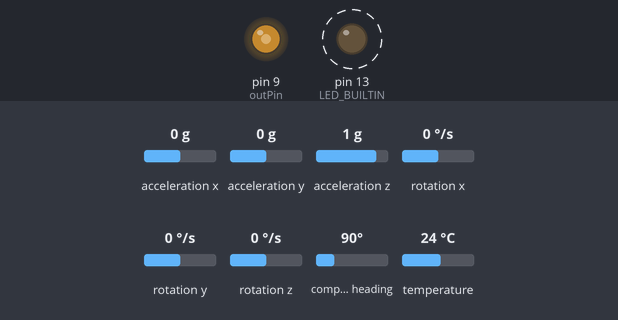
The sketch below on a simulated Arduino Leonardo, built with avr-gcc and run on an emulated ATmega32U4. On the bench: output pins drawn as LEDs (lit = HIGH). Dashed ring = blinking. Inputs (shaded band) come from the test bench; at power-on: acceleration x 0 g, acceleration y 0 g, acceleration z 1 g, rotation x 0 °/s, rotation y 0 °/s, rotation z 0 °/s, compass heading 90°, temperature 24 °C. What the sketch prints to the serial monitor is not drawn.

Above: at 1.2 s.
1.3 s: acceleration x set to -1.4 g
At 2.1 s:
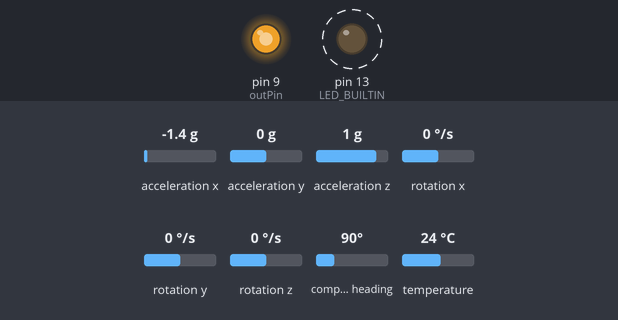
2.8 s: acceleration y set to -1.4 g
At 3.7 s:
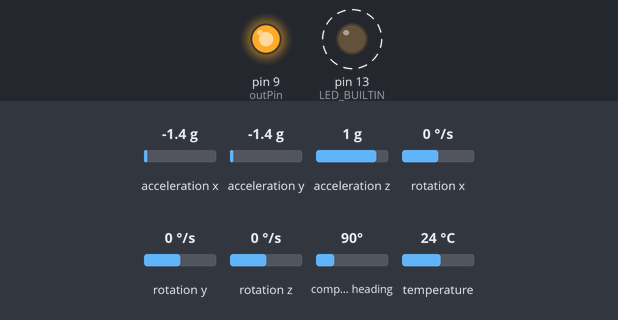
5.8 s: acceleration x set to -1.2 g
8.8 s: acceleration x set to -0.9 g
At 9.5 s:
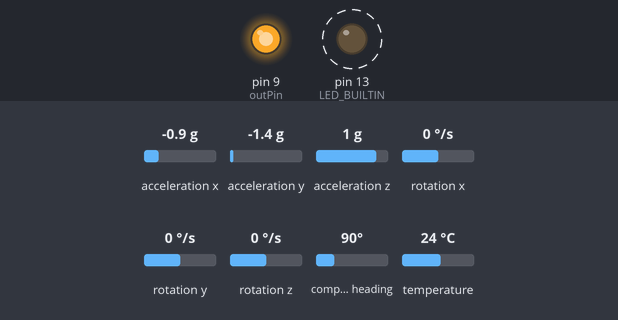
10.3 s: acceleration y set to 0 g
At 11.0 s:
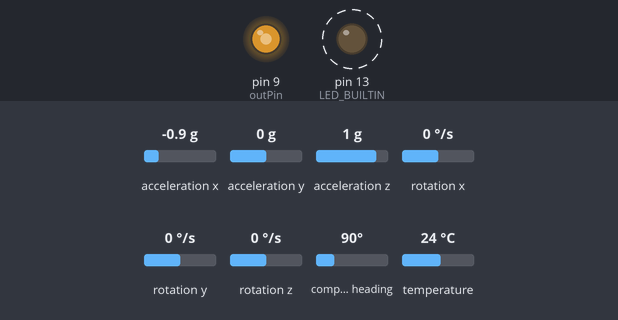
13.3 s: acceleration x set to 0.1 g
At 14.0 s:
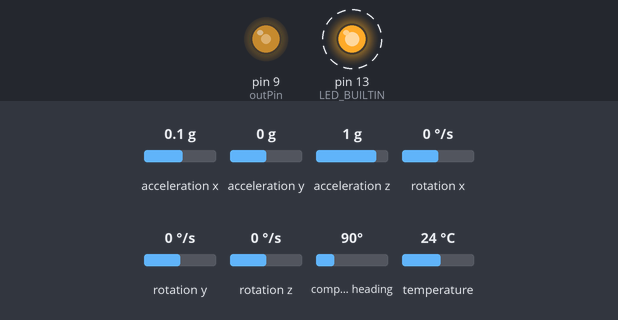
Timing chart, 0 to 63.8 s (numbered marks = the images above; inputs shaded):
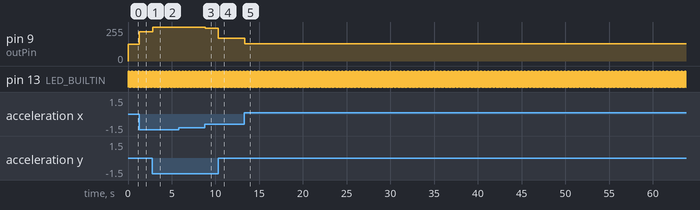

The sketch:

buoy.ino
```cpp
#include <Adafruit_LSM9DS1.h>

#include <Wire.h>
#include <SPI.h>
#include <Adafruit_LSM9DS1.h>
#include <Adafruit_Sensor.h>  // not used in this demo but required!

// i2c
Adafruit_LSM9DS1 lsm = Adafruit_LSM9DS1();

#define LSM9DS1_SCK A5
#define LSM9DS1_MISO 12
#define LSM9DS1_MOSI A4
#define LSM9DS1_XGCS 6
#define LSM9DS1_MCS 5
// You can also use software SPI
//Adafruit_LSM9DS1 lsm = Adafruit_LSM9DS1(LSM9DS1_SCK, LSM9DS1_MISO, LSM9DS1_MOSI, LSM9DS1_XGCS, LSM9DS1_MCS);
// Or hardware SPI! In this case, only CS pins are passed in
//Adafruit_LSM9DS1 lsm = Adafruit_LSM9DS1(LSM9DS1_XGCS, LSM9DS1_MCS);

int outPin = 9;
float accel;
int outVal;

void setupSensor()
{
  // 1.) Set the accelerometer range
  lsm.setupAccel(lsm.LSM9DS1_ACCELRANGE_2G);
  //lsm.setupAccel(lsm.LSM9DS1_ACCELRANGE_4G);
  //lsm.setupAccel(lsm.LSM9DS1_ACCELRANGE_8G);
  //lsm.setupAccel(lsm.LSM9DS1_ACCELRANGE_16G);

  // 2.) Set the magnetometer sensitivity
  lsm.setupMag(lsm.LSM9DS1_MAGGAIN_4GAUSS);
  //lsm.setupMag(lsm.LSM9DS1_MAGGAIN_8GAUSS);
  //lsm.setupMag(lsm.LSM9DS1_MAGGAIN_12GAUSS);
  //lsm.setupMag(lsm.LSM9DS1_MAGGAIN_16GAUSS);

  // 3.) Setup the gyroscope
  lsm.setupGyro(lsm.LSM9DS1_GYROSCALE_245DPS);
  //lsm.setupGyro(lsm.LSM9DS1_GYROSCALE_500DPS);
  //lsm.setupGyro(lsm.LSM9DS1_GYROSCALE_2000DPS);
}


void setup()
{
  Serial.begin(115200);

  pinMode(outPin, OUTPUT);  // sets the pin as output
  pinMode(LED_BUILTIN, OUTPUT);

  while (!Serial) {
    delay(1); // will pause Zero, Leonardo, etc until serial console opens
  }

  Serial.println("LSM9DS1 data read demo");

  // Try to initialise and warn if we couldn't detect the chip
  if (!lsm.begin())
  {
    Serial.println("Oops ... unable to initialize the LSM9DS1. Check your wiring!");
    while (1);
  }
  Serial.println("Found LSM9DS1 9DOF");

  // helper to just set the default scaling we want, see above!
  setupSensor();
}

void loop()
{
  lsm.read();  /* ask it to read in the data */

  /* Get a new sensor event */
  sensors_event_t a, m, g, temp;

  lsm.getEvent(&a, &m, &g, &temp);

  Serial.print("Accel X: "); Serial.print(a.acceleration.x); Serial.print(" m/s^2");
  Serial.print("\tY: "); Serial.print(a.acceleration.y);     Serial.print(" m/s^2 ");
  Serial.print("\tZ: "); Serial.print(a.acceleration.z);     Serial.println(" m/s^2 ");

  Serial.print("Mag X: "); Serial.print(m.magnetic.x);   Serial.print(" uT");
  Serial.print("\tY: "); Serial.print(m.magnetic.y);     Serial.print(" uT");
  Serial.print("\tZ: "); Serial.print(m.magnetic.z);     Serial.println(" uT");

  Serial.print("Gyro X: "); Serial.print(g.gyro.x);   Serial.print(" rad/s");
  Serial.print("\tY: "); Serial.print(g.gyro.y);      Serial.print(" rad/s");
  Serial.print("\tZ: "); Serial.print(g.gyro.z);      Serial.println(" rad/s");

  accel = sqrt(sq(a.acceleration.x) + sq(a.acceleration.y) + sq(a.acceleration.z));
  Serial.print("Accel: "); Serial.println(accel);

  // Remap value to 0-255. Centered at gravity (9.8), set measurement range to 0 to 2G's
  outVal = int((accel/(9.8*2))*255);

  // Enforce limits
  if (outVal < 0) {
    outVal = 0;
  }
  if (outVal > 255) {
    outVal = 255;
  }
  Serial.print("Accel output: "); Serial.println(outVal);

  Serial.println();

  analogWrite(outPin, outVal); // analogWrite values from 0 to 255
  digitalWrite(LED_BUILTIN, HIGH);  // turn the LED on (HIGH is the voltage level)
  delay(10);
  digitalWrite(LED_BUILTIN, LOW);   // turn the LED off by making the voltage LOW
  delay(10);
}
```

Measured:
- after the input at 1.3 s, pin 9 (outPin): 127/255 → 219/255 at once
- after the input at 2.8 s, pin 9 (outPin): 219/255 → 255/255 at once
- after the input at 8.8 s, pin 9 (outPin): 255/255 → 247/255 at once
- after the input at 10.3 s, pin 9 (outPin): 247/255 → 171/255 at once
- after the input at 13.3 s, pin 9 (outPin): 171/255 → 128/255 at once
- by itself, pin 13 (LED_BUILTIN): alternates HIGH for 0.01 s and LOW for 0.02 s
